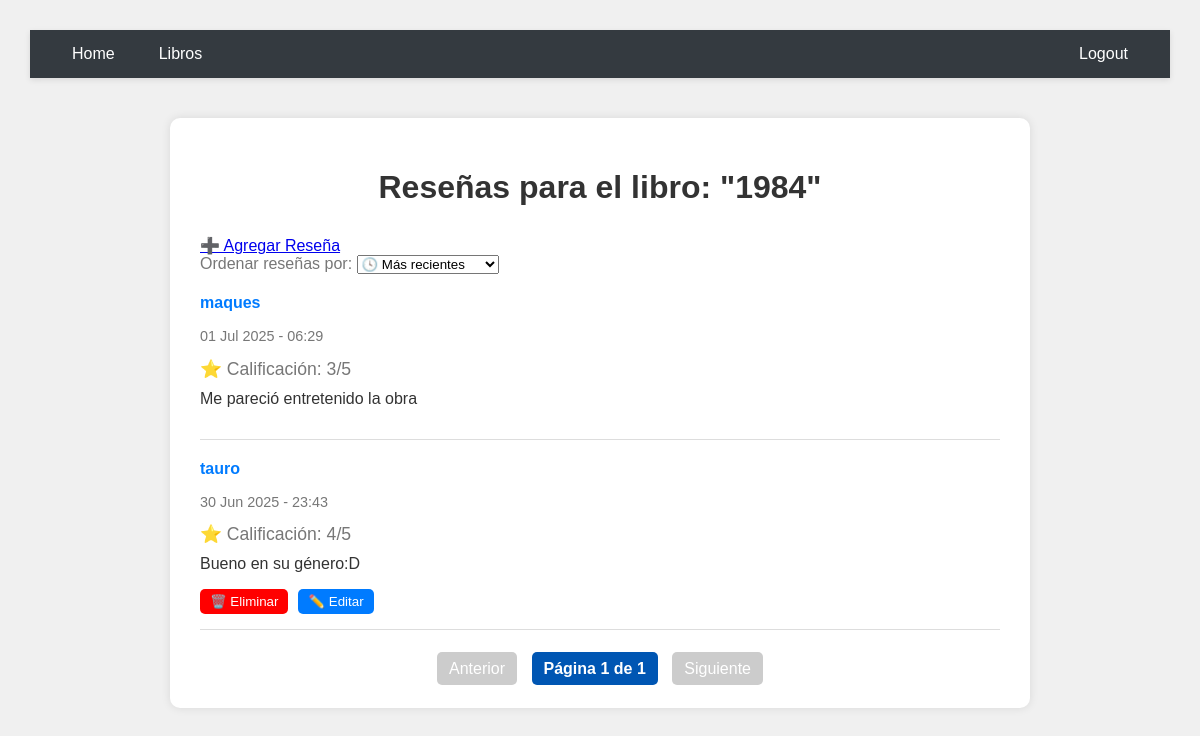
The app's page /libros/1/ (signed in), older data.
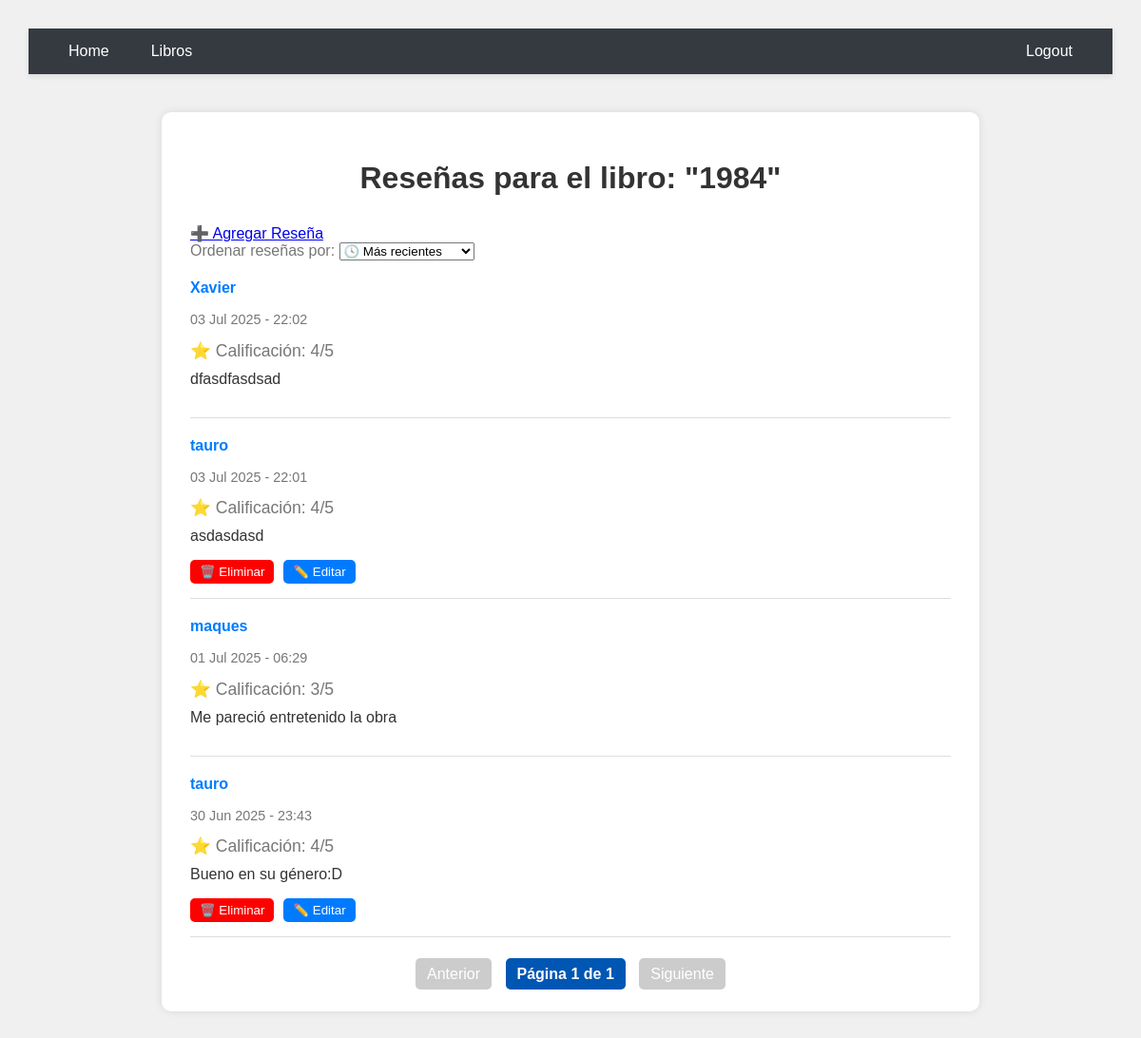
The same page, newer data.
### myapp/models.py (models this page shows, shortened)
class ReseñaLibro(models.Model):
    estado_lectura = models.ForeignKey(AlmacenLibros, on_delete=models.CASCADE)
    texto_reseña = models.TextField()
    fecha_reseña = models.DateTimeField(auto_now_add=True)
    calificacion = models.PositiveSmallIntegerField(
        choices=[(i, str(i)) for i in range(1, 6)],
        help_text="Calificación del 1 al 5"
    )
    created = models.DateTimeField(auto_now_add=True)
    user = models.ForeignKey(User, on_delete=models.CASCADE, default=1)

### myapp/views.py (the view)
# urls.py: path('libros/<int:reseñalibro_estado_lectura_id>/', views.resena_detallada, name='resena_detallada'),
@login_required
def resena_detallada(request, reseñalibro_estado_lectura_id):
    libro = get_object_or_404(AlmacenLibros, pk=reseñalibro_estado_lectura_id)
    filtro = request.GET.get('filtro', 'recientes')
    reseñas = ReseñaLibro.objects.filter(estado_lectura=libro)
    if filtro == 'recientes':
        reseñas = reseñas.order_by('-fecha_reseña')
    elif filtro == 'antiguos':
        reseñas = reseñas.order_by('fecha_reseña')
    elif filtro == 'mejor_calificados':
        reseñas = reseñas.order_by('-calificacion', '-fecha_reseña')
    elif filtro == 'mios' and request.user.is_authenticated:
        reseñas = reseñas.filter(user=request.user)
    paginator = Paginator(reseñas, 5)
    page_number = request.GET.get('page')
    resenas_page = paginator.get_page(page_number)
    return render(request, 'resena_detallada.html', {
        'resena': resenas_page,
        'libro': libro,
        'filtro': filtro,
    })

### myapp/templates/resena_detallada.html (shortened to what this page needs)
{% extends 'layouts/base.html' %}
{% block content %}
<!DOCTYPE html>
<html lang="es">
<head>
</head>
<body>
    <div class="contenedor">
        <h1>Reseñas para el libro: "{{ libro.titulo }}"</h1>
        <a href="{% url 'crear_resena' libro.id %}" class="boton-resena">➕ Agregar Reseña</a>
        <form method="get" style="margin-bottom: 20px;">
            <label for="filtro" class="etiqueta-negra">Ordenar reseñas por:</label>
            <select name="filtro" id="filtro" onchange="this.form.submit()">
                <option value="recientes" {% if filtro == 'recientes' %}selected{% endif %}>🕓 Más recientes</option>
            </select>
        </form>
        {% for resena in resena %}
            <div class="resena">
                <p class="usuario">{{ resena.user.username }}</p>
                <p class="fecha">{{ resena.fecha_reseña|date:"d M Y - H:i" }}</p>
                <p class="calificacion">⭐ Calificación: {{ resena.calificacion }}/5</p>
                <p class="texto">{{ resena.texto_reseña }}</p>
                {% if resena.user == request.user %}
                    <div style="display: flex; gap: 10px; margin-top: 10px;">
                        <form action="{% url 'eliminar_reseña' resena.id %}" method="post">
                            <button type="submit" style="background: red; color: white; border: none; padding: 5px 10px; border-radius: 5px;">
                                🗑️ Eliminar
                            </button>
                        </form>
                        <a href="{% url 'editar_reseña' resena.id %}">
                            <button style="background: #007bff; color: white; border: none; padding: 5px 10px; border-radius: 5px;">
                                ✏️ Editar
                            </button>
                        </a>
                    </div>
                {% endif %}
            </div>
        {% empty %}
            <p>No hay reseñas aún para este libro.</p>
        {% endfor %}
        <div class="paginacion">
            {% if resena.has_previous %}
                <a href="?page={{ resena.previous_page_number }}">Anterior</a>
            {% else %}
                <span class="disabled">Anterior</span>
            {% endif %}
            <span class="current">Página {{ resena.number }} de {{ resena.paginator.num_pages }}</span>
            {% if resena.has_next %}
                <a href="?page={{ resena.next_page_number }}">Siguiente</a>
            {% else %}
                <span class="disabled">Siguiente</span>
            {% endif %}
        </div>
    </div>
</body>
</html>
{% endblock %}

Row changes from the older to the newer data that the page shows:
added ReseñaLibro: user.username "Xavier", fecha_reseña "03 Jul 2025 - 22:02", calificacion "4", texto_reseña "dfasdfasdsad"
added ReseñaLibro: user.username "tauro", fecha_reseña "03 Jul 2025 - 22:01", calificacion "4", texto_reseña "asdasdasd", shows "🗑️ Eliminar"
